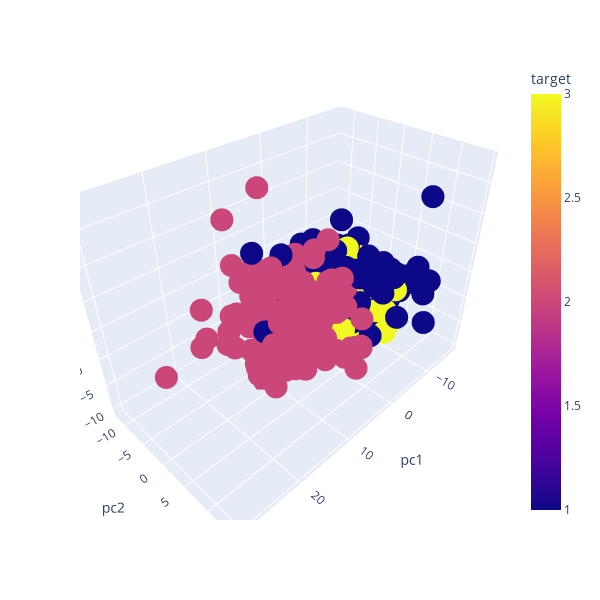

Notebook code cell kept with this figure:
### Code cell
# PCA ploting

from sklearn.decomposition import PCA 
import plotly.express as px

pca_data = PCA(n_components=3).fit_transform(data)
plot_df = pd.DataFrame.from_records(data=pca_data,columns=['pc1','pc2','pc3'])
plot_df['target'] = data['answer']
fig = px.scatter_3d(plot_df, x='pc1', y='pc2', z='pc3', color='target', width=600, height=600)
fig.show()

### Figure 1 — Plotly figure (JSON) as saved in the notebook; plotly's stock layout.template omitted (floating-point values rounded to 4 significant figures; data arrays with more than 128 entries replaced by an {"elided": "..."} marker saying what was removed)
{"data": [{"hovertemplate": "pc1=%{x}<br>pc2=%{y}<br>pc3=%{z}<br>target=%{marker.color}<extra></extra>", "legendgroup": "", "marker": {"color": {"elided": "650 int values"}, "coloraxis": "coloraxis", "symbol": "circle"}, "mode": "markers", "name": "", "scene": "scene", "showlegend": false, "type": "scatter3d", "x": {"elided": "650 float values"}, "y": {"elided": "650 float values"}, "z": {"elided": "650 float values"}}], "layout": {"coloraxis": {"colorbar": {"title": {"text": "target"}}, "colorscale": [[0, "#0d0887"], [0.1111, "#46039f"], [0.2222, "#7201a8"], [0.3333, "#9c179e"], [0.4444, "#bd3786"], [0.5556, "#d8576b"], [0.6667, "#ed7953"], [0.7778, "#fb9f3a"], [0.8889, "#fdca26"], [1, "#f0f921"]]}, "height": 600, "legend": {"tracegroupgap": 0}, "margin": {"t": 60}, "scene": {"domain": {"x": [0, 1], "y": [0, 1]}, "xaxis": {"title": {"text": "pc1"}}, "yaxis": {"title": {"text": "pc2"}}, "zaxis": {"title": {"text": "pc3"}}}, "width": 600}}
